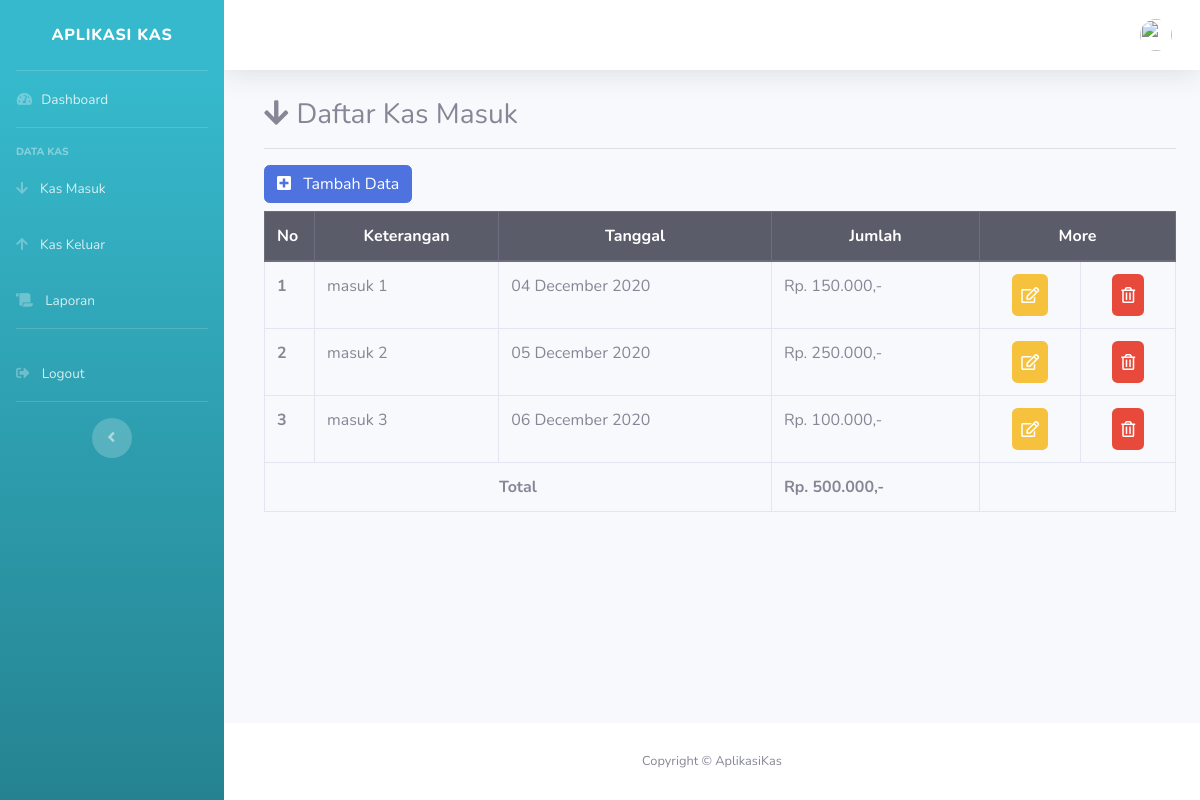
The page /index.php/masuk on the database as committed earlier.
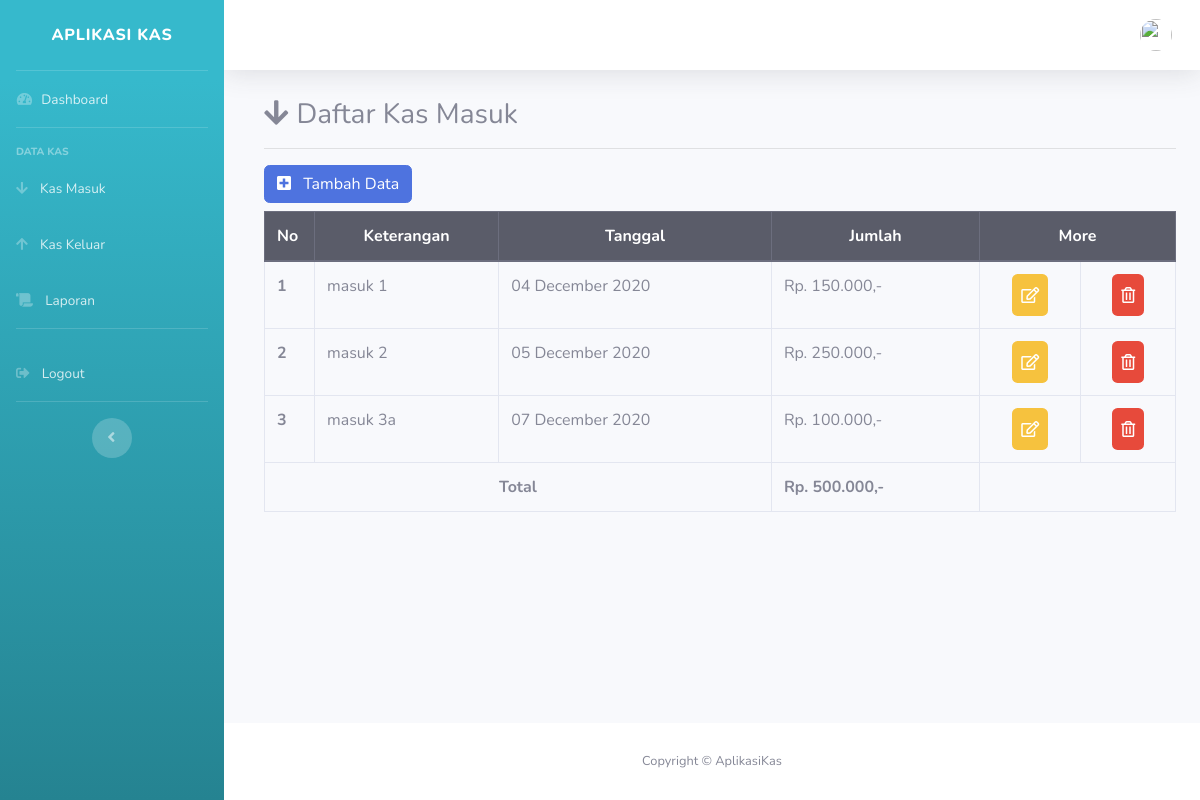
The same page on the database as committed later.
### tables this page shows
CREATE TABLE `kas` (
  `id` int(11) NOT NULL,
  `id_transaksi` varchar(50) NOT NULL,
  `keterangan` varchar(50) NOT NULL,
  `tanggal` date NOT NULL,
  `jumlah` int(11) NOT NULL,
  `tipe` enum('masuk','keluar') NOT NULL
);

### application/controllers/Masuk.php (called while the page is built, shortened)
<?php
class Masuk extends CI_Controller
{
    public function __construct()
    {
        $this->load->model('Masuk_model');
    }
    public function index()
    {
        $recMasuk = $this->Masuk_model->getDataMasuk();
        $data1 = array('data_msk' => $recMasuk);
        $data['jumlah']  = $this->Masuk_model->sumMasuk();
        $data['user'] = $this->db->get_where('user', ['email' => $this->session->userdata('email')]) -> row_array();
        $this->load->view('templates/header',$data);
        $this->load->view('templates/sidebar',$data);
        $this->load->view('templates/topbar',$data);
        $this->load->view('admin/masuk/masuk',$data1);
        $this->load->view('templates/footer');
    }
}?>

### index.php (called while the page is built, shortened)
<?php
require_once BASEPATH.'core/CodeIgniter.php';

### application/models/Masuk_model.php (called while the page is built, shortened)
<?php
class Masuk_model extends CI_Model
{
    public function getDataMasuk()
    {
        $this->db->select('*');
        $this->db->from('kas');
        $where = "tipe='masuk'";
        $this->db->where($where);
        $query = $this->db->get();
        return $query->result();
    }
}

### application/views/admin/masuk/masuk.php (the view, shortened to what this page needs)
<div class="container-fluid">
<div class="col-md-14 pl-3 pt-1 ">
<h3><i class="fas fa-arrow-down pr-2"></i>Daftar Kas Masuk</h3><hr>
<button type="button" class="btn btn-primary mb-2 addbutton" data-toggle="modal" data-target="#exampleModal"><i class="fas fa-plus-square mr-2"></i>
  Tambah Data
</button>
<table class="table  table-bordered table-hover ">
<thead class="thead-dark thead-center">
  <tr>
    <th scope="col" style="width:50px">No</th>
    <th scope="col" style="text-align:center;">Keterangan</th>
    <th scope="col" style="text-align:center;">Tanggal</th>
    <th scope="col" style="text-align:center;">Jumlah</th>
    <th colspan="2" scope="col" style="text-align:center;">More</th>
  </tr>
</thead>
<tbody>
  <?php
      $count = 0;
      foreach($data_msk as $row) {
        $count = $count + 1;
  ?>
  <tr>
    <th scope="row"><?php echo $count ?></th>
    <td><?php echo $row->keterangan ?></td>
    <td><?php echo date('d F Y', strtotime($row->tanggal)); ?></td>
    <td>Rp. <?php echo number_format($row->jumlah,0,',','.')?>,-</td>
    <td style="text-align:center;"><a href="<?php echo base_url('masuk/editmasuk/') . $row->id ?>" class="btn fas fa-edit bg-warning p-2 text-white rounded" data-toggle="tooltip" title="Edit"></a></td>
    <td style="text-align:center;"><a href="<?php echo base_url('masuk/DeleteData/') . $row->id ?>" class="btn far fa-trash-alt bg-danger p-2 text-white rounded" data-toggle="tooltip" title="Delete" onclick="return confirm('Delete?');"></a></td>
      <?php } ?>
  </tr>
  <tr?>
  <th scope="col" colspan="3" style="text-align:center;">Total</th>
  <th scope="col"> Rp. <?php echo number_format($jumlah,0,',','.')?>,-</th>
  </tr>
</tbody>
</table>
</div>
</div>
</div>

Rows that differ between the two databases and show on the page:
changed kas: keterangan "masuk 3" → "masuk 3a"; tanggal "06 December 2020" → "07 December 2020"
